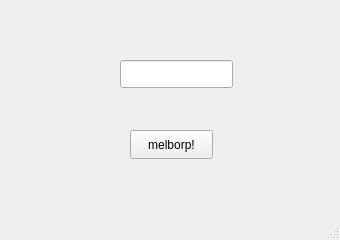
<?xml version="1.0" encoding="UTF-8"?>
<ui version="4.0">
 <class>MainWindow</class>
 <widget class="QMainWindow" name="MainWindow">
  <property name="geometry">
   <rect>
    <x>0</x>
    <y>0</y>
    <width>340</width>
    <height>240</height>
   </rect>
  </property>
  <property name="minimumSize">
   <size>
    <width>340</width>
    <height>240</height>
   </size>
  </property>
  <property name="maximumSize">
   <size>
    <width>340</width>
    <height>240</height>
   </size>
  </property>
  <property name="windowTitle">
   <string>MELBORP</string>
  </property>
  <widget class="QWidget" name="centralwidget">
   <widget class="QLineEdit" name="lineEdit">
    <property name="geometry">
     <rect>
      <x>120</x>
      <y>60</y>
      <width>113</width>
      <height>28</height>
     </rect>
    </property>
   </widget>
   <widget class="QPushButton" name="pushButton">
    <property name="geometry">
     <rect>
      <x>130</x>
      <y>130</y>
      <width>83</width>
      <height>29</height>
     </rect>
    </property>
    <property name="text">
     <string>melborp!</string>
    </property>
   </widget>
  </widget>
  <widget class="QMenuBar" name="menubar">
   <property name="geometry">
    <rect>
     <x>0</x>
     <y>0</y>
     <width>340</width>
     <height>25</height>
    </rect>
   </property>
  </widget>
  <widget class="QStatusBar" name="statusbar"/>
 </widget>
 <resources/>
 <connections/>
</ui>
